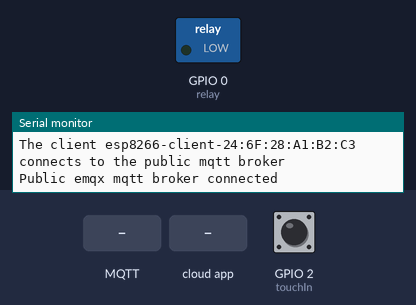
The sketch below on a simulated ESP8266 (NodeMCU). Shown: switched loads named in the sketch (green lamp = pin HIGH), the last lines printed to the serial monitor. The test bench sets the inputs (shaded band); at power-on: GPIO 2 (touchIn) LOW. WiFi joins after 1.5 s; servers stay silent unless stated; no MQTT or app messages arrive unless stated.

Above: at 2.7 s.
2.8 s: MQTT message "1" arrives on the first subscribed topic
At 3.2 s:
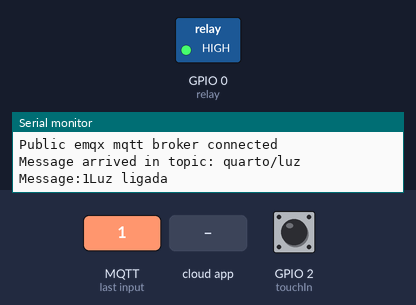
4.3 s: the phone or cloud app sets Luz to 0
At 5.5 s:
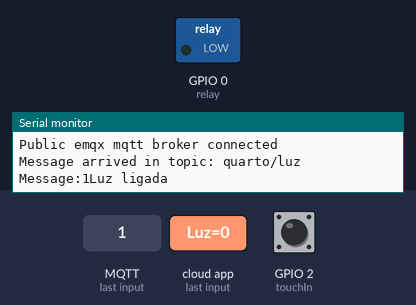
5.8 s: the phone or cloud app sets Luz to 64
At 6.7 s:
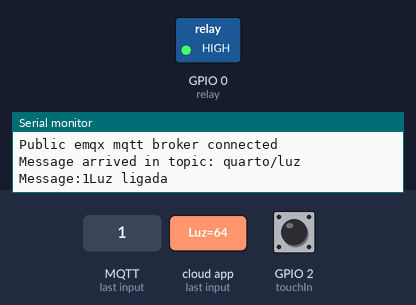
7.3 s: MQTT message "off" arrives on the first subscribed topic
At 7.8 s:
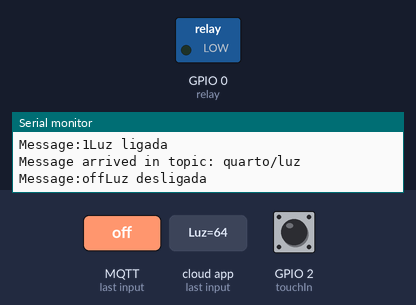
8.8 s: MQTT message "on" arrives on the first subscribed topic
At 10.2 s:
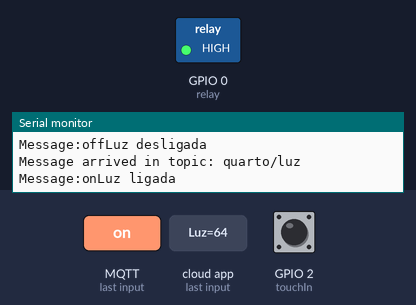
Timing chart, 0 to 11.3 s (numbered marks = the images above; inputs shaded):
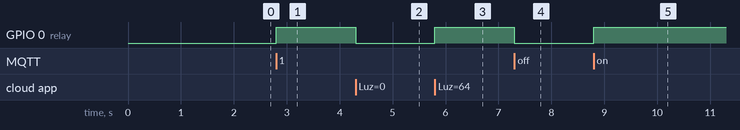

Measured:
- after the input at 2.8 s, GPIO 0 (relay): LOW → HIGH at once
- after the input at 4.3 s, GPIO 0 (relay): HIGH → LOW at once
- after the input at 5.8 s, GPIO 0 (relay): LOW → HIGH at once
- after the input at 7.3 s, GPIO 0 (relay): HIGH → LOW at once
- after the input at 8.8 s, GPIO 0 (relay): LOW → HIGH at once

The sketch:

Esp01_LightSwitch_Alexa.ino
```cpp
#if defined(ESP8266)
#include <ESP8266WiFi.h>
#else
#include <WiFi.h>
#endif

#include <DNSServer.h>
#include <ESP8266WebServer.h>

#include <WiFiManager.h>

#include <Espalexa.h>

#include <ArduinoOTA.h>

#include <PubSubClient.h>

#define relay 0
#define touchIn 2
//#define touchOut 3

bool touchInState = LOW;
bool auxTouchInState = LOW;

//WifiManager

//End WifiManager

//Espalexa
  Espalexa espAlexa;
  void Funcion_relay(uint8_t brightness);

// MQTT Broker
  const char *mqtt_broker = "192.168.0.200";
  const char *topic = "quarto/luz";
  const char *mqtt_username;
  const char *mqtt_password;
  const int mqtt_port = 1884;


  WiFiClient espClient;
  PubSubClient client(espClient);

  unsigned long lastChageState = 1000;

  unsigned long lastConnectivityMqttCheckTime = 120000;
  int tryMqttConnect = 0;

  void mqttReconnect() {
    String client_id = "esp8266-client-";
    client_id += String(WiFi.macAddress());
    Serial.printf("The client %s connects to the public mqtt broker\n", client_id.c_str());
    if (client.connect(client_id.c_str())) {
        Serial.println("Public emqx mqtt broker connected");
        client.subscribe(topic);
    } else {
        Serial.print("failed with state ");
        Serial.print(client.state());
        delay(2000);
    }
  }
//End MQTT Broker


//=======================================================================
//                               Setup
//=======================================================================
void setup() {
  //Pinmode definitions
    pinMode(relay, OUTPUT);
    digitalWrite(relay, LOW);

    pinMode(touchIn, INPUT);

  //WifiManager
    Serial.begin(115200);
    WiFiManager wifiManager;

    wifiManager.autoConnect("LuzQuarto");
    Serial.println("connected...yeey :)");
  //End WifiManager

  //EspAlexa
    espAlexa.addDevice("Luz", Funcion_relay);
    espAlexa.begin();
  //End EspAlexa


  // OTA

    // Hostname defaults to esp8266-[ChipID]
    ArduinoOTA.setHostname("LuzQuarto");

    // No authentication by default
    // ArduinoOTA.setPassword("admin");

    ArduinoOTA.onStart([]() {
      String type;
      if (ArduinoOTA.getCommand() == U_FLASH) {
        type = "sketch";
      } else { // U_FS
        type = "filesystem";
      }

      // NOTE: if updating FS this would be the place to unmount FS using FS.end()
      Serial.println("Start updating " + type);
    });

    ArduinoOTA.onEnd([]() {
      Serial.println("\nEnd");
    });

    ArduinoOTA.onProgress([](unsigned int progress, unsigned int total) {
      Serial.printf("Progress: %u%%\r", (progress / (total / 100)));
    });

    ArduinoOTA.onError([](ota_error_t error) {
      Serial.printf("Error[%u]: ", error);
      if (error == OTA_AUTH_ERROR) {
        Serial.println("Auth Failed");
      } else if (error == OTA_BEGIN_ERROR) {
        Serial.println("Begin Failed");
      } else if (error == OTA_CONNECT_ERROR) {
        Serial.println("Connect Failed");
      } else if (error == OTA_RECEIVE_ERROR) {
        Serial.println("Receive Failed");
      } else if (error == OTA_END_ERROR) {
        Serial.println("End Failed");
      }
    });

    ArduinoOTA.begin();
    Serial.println("Ready");
    Serial.print("IP address: ");
    Serial.println(WiFi.localIP());
  //End OTA

  //connecting to a mqtt broker
    client.setServer(mqtt_broker, mqtt_port);
    client.setCallback(callback);

  //publish and subscribe
    client.publish(topic, "off");
    client.subscribe(topic);

}


//=======================================================================
//                               Loop
//=======================================================================
void loop() {

  ArduinoOTA.handle();

  //Touch

    if(millis() - lastChageState > 1000 ){

      auxTouchInState = digitalRead(touchIn);

      if(auxTouchInState != touchInState){
        digitalWrite(relay, !digitalRead(relay));

        if (client.connected() ) {

          if(digitalRead(relay)==LOW){
            client.publish(topic, "off");
          }else{
            client.publish(topic, "on");
          }

        }

        lastChageState = millis();

        touchInState = auxTouchInState;

      }

    } else{
      touchInState = digitalRead(touchIn);
    }

  //End Touch

  //EspAlexa
    espAlexa.loop();
    delay(1);
  //End EspAlexa

  //MQTT
    if(WiFi.status() == WL_CONNECTED)  {

      if (!client.connected() ) {
        if(millis() - lastConnectivityMqttCheckTime > 120000 && tryMqttConnect <= 10){
          mqttReconnect();
          tryMqttConnect++;
        }
        if(tryMqttConnect == 10){
          lastConnectivityMqttCheckTime = millis();
          tryMqttConnect = 0;
        }
      }

      client.loop();

    }else delay(500);
  //End MQTT

}

// Função para o pin D3
  void Funcion_relay(uint8_t brightness) {
    if (brightness) {
      digitalWrite(relay, HIGH);
      if (client.connected() ) {
        client.publish(topic, "on");
      }
    }
    else {
      digitalWrite(relay, LOW);
      if (client.connected() ) {
        client.publish(topic, "off");
      }
    }
  }


//Callback function - MQTT Brocker
  void callback(char *topic, byte *payload, unsigned int length) {
    Serial.print("Message arrived in topic: ");
    Serial.println(topic);
    Serial.print("Message:");

    String messageTemp;

    for (int i = 0; i < length; i++) {
      Serial.print((char)payload[i]);
      messageTemp += (char)payload[i];
    }

    if (messageTemp == "off") {
      Serial.println("Luz desligada");
      digitalWrite(relay, LOW);
    }
    else{
      Serial.println("Luz ligada");
      digitalWrite(relay, HIGH);
    }
  }
//End Callback function - MQTT Brocker
```
